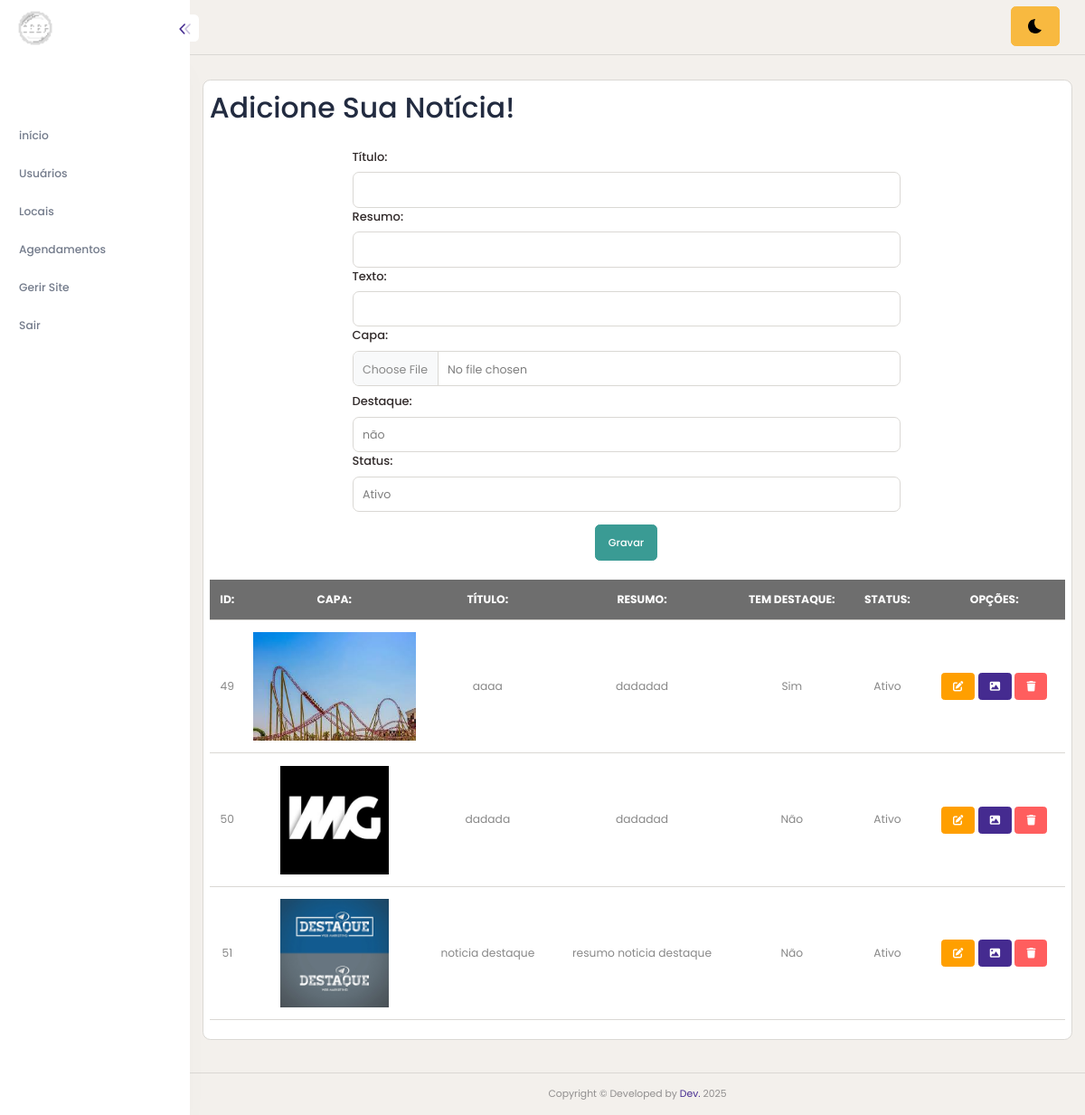
The page /projetoFinalAdmin/noticias-cadastro.php (signed in) on the database its author committed.
### tables this page shows
CREATE TABLE `noticias` (
  `id` int(11) NOT NULL,
  `titulo` varchar(100) DEFAULT NULL,
  `resumo` varchar(254) DEFAULT NULL,
  `texto` text DEFAULT NULL,
  `status` tinyint(1) DEFAULT NULL,
  `imagem` text DEFAULT NULL,
  `destaque` tinyint(1) NOT NULL
);

### projetoFinalAdmin/noticias-cadastro.php (the view, shortened to what this page needs)
<?php
$dados = [];
?>
<!DOCTYPE html>
<html lang="pt-BR">
<head>
    <?php include("app-header.php"); ?>
</head>
<body>
    <?php include("app-lateral.php"); ?>
    <div class="content-body" style="min-height: 899px;">
        <div class="container-fluid">
            <div class="row">
                <div class="card p-2">
                    <h1>Adicione Sua Notícia!</h1>
                    <div class="row mt-3">
                        <form action="noticias-acao.php" method="post" enctype="multipart/form-data" class="row">
                            <div class="offset-2 col-8">
                                <label for="titulo" class="form-label">Título:</label>
                                <input type="text" class="form-control" id="titulo" name="txtTitulo" value="<?php echo $dados['titulo'] ?? ''; ?>">
                            </div>
                            <div class="offset-2 col-8">
                                <label for="resumo" class="form-label">Resumo:</label>
                                <input type="text" class="form-control" id="resumo" name="txtResumo" value="<?php echo $dados['resumo'] ?? ''; ?>">
                            </div>
                            <div class="offset-2 col-8">
                                <label for="texto" class="form-label">Texto:</label>
                                <input type="text" class="form-control" id="texto" name="txtTexto" value="<?php echo $dados['texto'] ?? ''; ?>">
                            </div>
                            <div class="offset-2 col-8">
                                <label for="imagem" class="form-label">Capa:</label>
                                <input type="file" class="form-control mb-2" id="imagem" name="txtImagem">
                            </div>
                            <div class="offset-2 col-8">
                                <label for="destaque" class="form-label">Destaque:</label>
                                <select class="form-control" id="destaque" name="txtDestaque">
                                    <option value="0" <?php if (($dados['destaque'] ?? '') == 0) echo 'selected'; ?>>não</option>
                                </select>
                            </div>
                            <div class="offset-2 col-8">
                                <label for="status" class="form-label">Status:</label>
                                <select class="form-control" id="status" name="txtStatus">
                                    <option value="1" <?php if (($dados['status'] ?? '') == 1) echo 'selected'; ?>>Ativo</option>
                                </select>
                            </div>
                            <div class="col-12 text-center">
                                <input value="Gravar" type="submit" class="btn btn-success mt-3">
                            </div>
                        </form>
                    </div>
                    <div class="text-center mt-4">
                        <table class="table">
                            <tr class="table-dark">
                                <th>ID:</th>
                                <th>CAPA:</th>
                                <th>TÍTULO:</th>
                                <th>RESUMO:</th>
                                <th>TEM DESTAQUE:</th>
                                <th>STATUS:</th>
                                <th>OPÇÕES:</th>
                            </tr>
                            <?php
                            $sql = $conn->prepare("SELECT * FROM noticias");
                            $sql->execute();
                            while ($dados = $sql->fetch()) {
                            ?>
                                <tr>
                                    <td><?php echo $dados['id']; ?></td>
                                    <td style="width: 150px;">
                                        <img src='../uploads/<?php echo $dados['imagem'] ?? ''; ?>' class='imgBorda' height='120px'>
                                    </td>
                                    <td><?php echo $dados['titulo']; ?></td>
                                    <td><?php echo $dados['resumo']; ?></td>
                                    <td><?php echo $dados['destaque'] == 1 ? 'Sim' : 'Não'; ?></td>
                                    <td><?php echo $dados['status'] == 1 ? 'Ativo' : 'Bloqueado'; ?></td>
                                    <td class="text-center">
                                        <a href="noticias-cadastro.php?id=<?php echo $dados['id']; ?>" class="btn btn-warning btn-sm">
                                            <i class="fa-solid fa-pen-to-square"></i>
                                        </a>
                                        <a href="modalFotos?id=<?php echo $dados['id']; ?>" class="btn btn-primary btn-sm" data-bs-toggle="modal" data-bs-target="#modalFotos" data-album-id="<?php echo $dados['id']; ?>">
                                            <i class="fa-solid fa-image"></i>
                                        </a>
                                        <a href="noticias-deletar.php?id=<?php echo $dados['id']; ?>" class="btn btn-danger btn-sm">
                                            <i class="fa-solid fa-trash"></i>
                                        </a>
                                    </td>
                                </tr>
                            <?php } ?>
                        </table>
                    </div>
                </div>
            </div>
        </div>
    </div>
    <?php include("app-footer.php"); ?>
</body>
</html>

### rows shown on the page
noticias: id "49", imagem (picture), titulo "aaaa", resumo "dadadad", destaque "Sim", status "Ativo"
noticias: id "50", imagem (picture), titulo "dadada", resumo "dadadad", destaque "Não", status "Ativo"
noticias: id "51", imagem (picture), titulo "noticia destaque", resumo "resumo noticia destaque", destaque "Não", status "Ativo"
